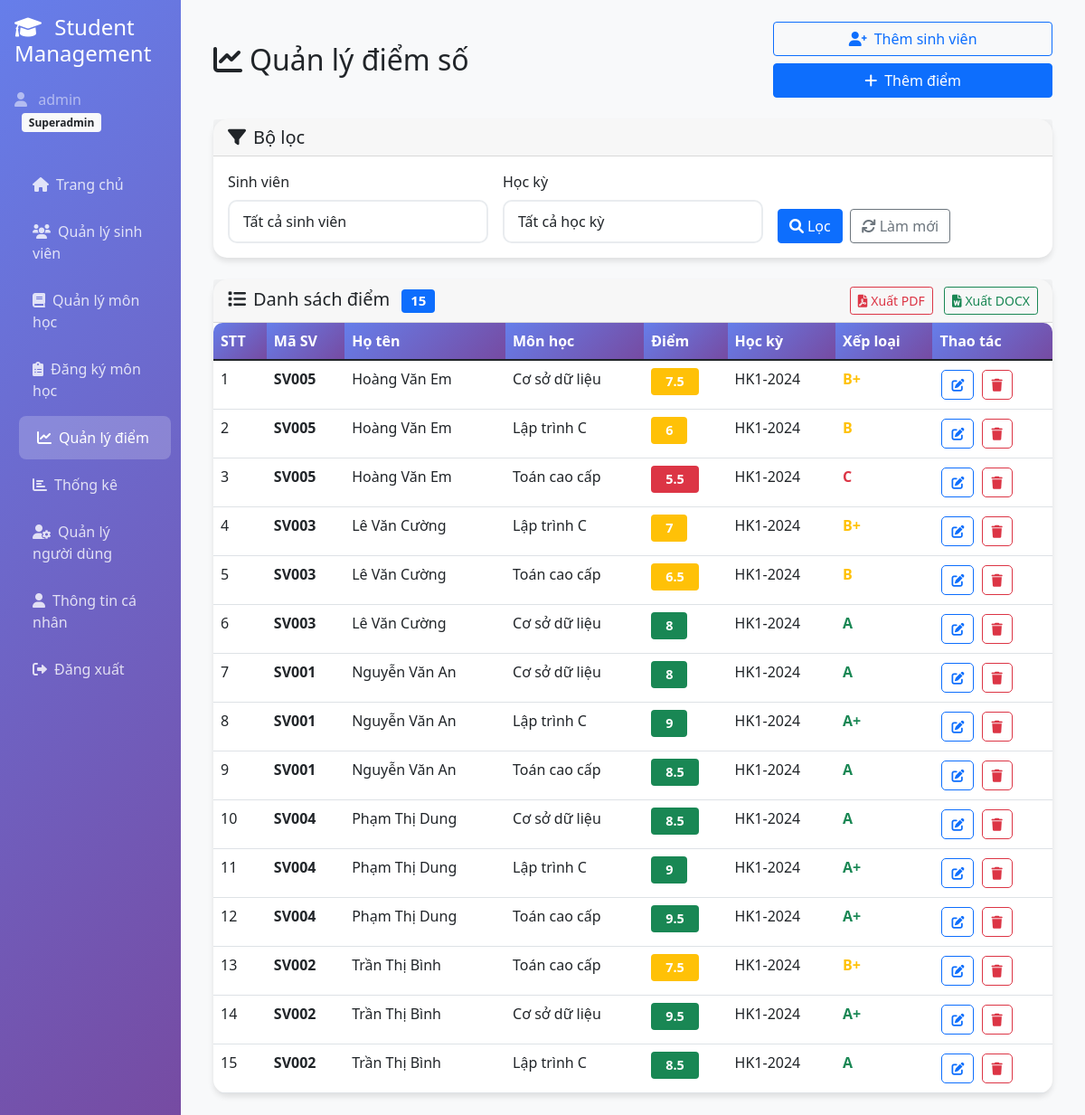
The app's page /scores/list.php?error=score_not_found (signed in), older data.
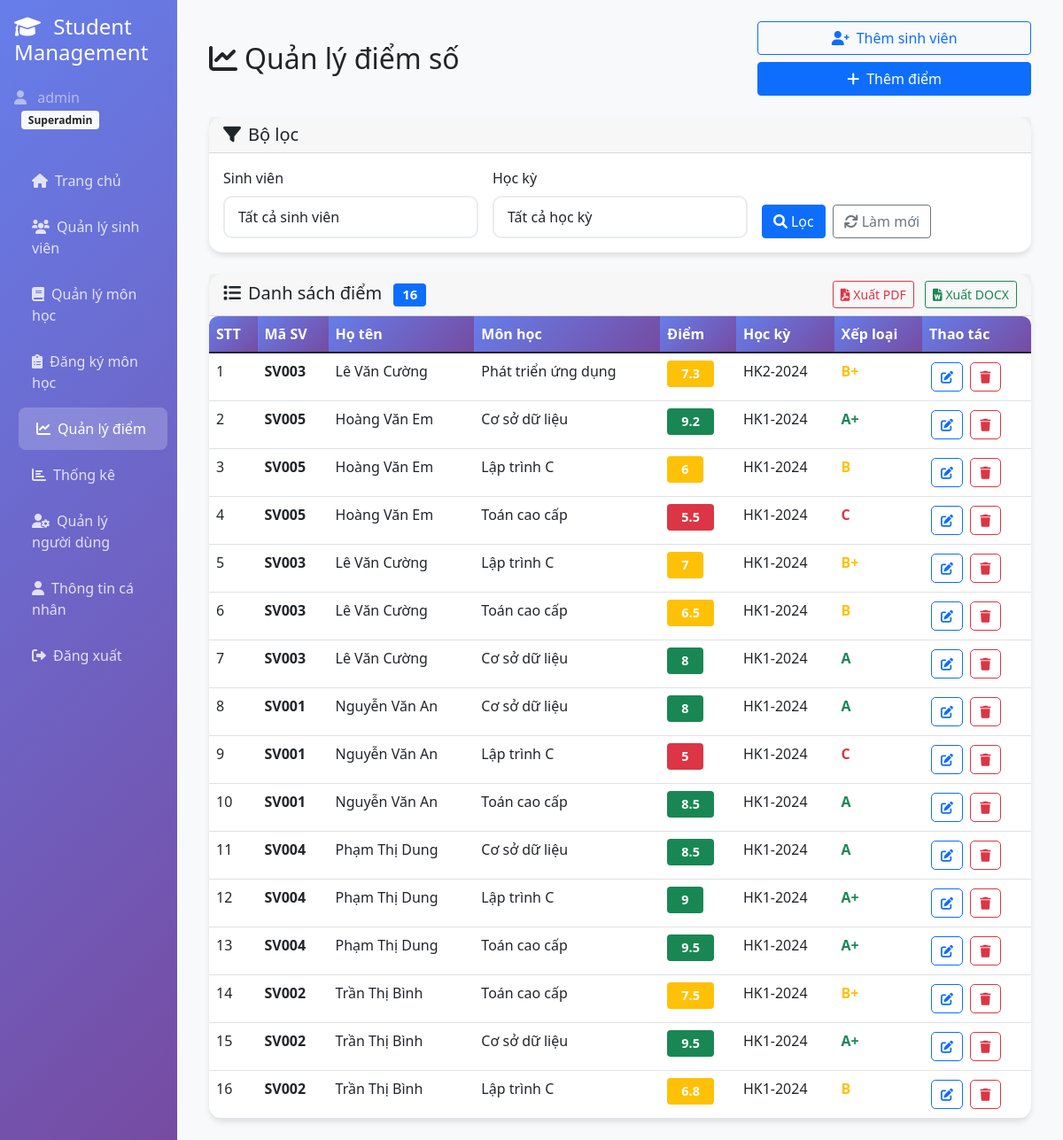
The same page, newer data.
### tables this page shows
CREATE TABLE IF NOT EXISTS `scores` (
  `id` int(11) NOT NULL AUTO_INCREMENT,
  `student_id` int(11) DEFAULT NULL,
  `subject` varchar(100) DEFAULT NULL,
  `score` float DEFAULT NULL,
  `semester` varchar(20) DEFAULT NULL,
  PRIMARY KEY (`id`),
  KEY `idx_scores_student_id` (`student_id`),
  KEY `idx_scores_semester` (`semester`)
);

CREATE TABLE IF NOT EXISTS `students` (
  `id` int(11) NOT NULL AUTO_INCREMENT,
  `msv` varchar(20) NOT NULL,
  `fullname` varchar(100) NOT NULL,
  `dob` date DEFAULT NULL,
  `gender` enum('male','female','other') DEFAULT NULL,
  `address` varchar(255) DEFAULT NULL,
  `phone` varchar(20) DEFAULT NULL,
  `email` varchar(100) DEFAULT NULL,
  `avatar` varchar(255) DEFAULT NULL,
  `created_at` timestamp NOT NULL DEFAULT current_timestamp(),
  PRIMARY KEY (`id`),
  UNIQUE KEY `msv` (`msv`),
  KEY `idx_students_msv` (`msv`),
  KEY `idx_students_email` (`email`)
);

### scoreController.php (called while the page is built, shortened)
<?php
require_once 'config/db.php';
require_once 'utils.php';
class ScoreController
{
    private $conn;
    public function __construct()
    {
        $database = new Database();
        $this->conn = $database->getConnection();
    }
    public function getAllScores($studentId = null, $semester = null)
    {
        $query = "SELECT s.*, st.fullname, st.msv,
                         COALESCE(sub.name, s.subject) as subject_name,
                         sub.code as subject_code
                  FROM scores s
                  LEFT JOIN students st ON s.student_id = st.id
                  LEFT JOIN subjects sub ON s.subject_id = sub.id";
        $params = [];
        $query .= " ORDER BY s.semester DESC, st.fullname";
        $stmt = $this->conn->prepare($query);
        $stmt->execute();
        return $stmt->fetchAll(PDO::FETCH_ASSOC);
    }
}

### config/db.php (called while the page is built, shortened)
<?php
class Database {
    private $host = 'localhost';
    private $db_name = 'student_management';
    private $username = 'root';
    private $password = '';
    public function getConnection() {
        $this->conn = null;
        try {
            $host = trim($this->host);
            $db_name = trim($this->db_name);
            $username = trim($this->username);
            $password = trim($this->password);
            $dsn = "mysql:host=" . $host . ";dbname=" . $db_name . ";charset=utf8mb4";
            $this->conn = new PDO($dsn, $username, $password);
            $this->conn->setAttribute(PDO::ATTR_ERRMODE, PDO::ERRMODE_EXCEPTION);
            $this->conn->setAttribute(PDO::ATTR_DEFAULT_FETCH_MODE, PDO::FETCH_ASSOC);
            $this->conn->exec("SET NAMES utf8mb4 COLLATE utf8mb4_unicode_ci");
        } catch(PDOException $exception) {
            $error_msg = "Lỗi kết nối CSDL: " . $exception->getMessage();
            if (strpos($exception->getMessage(), 'Access denied') !== false) {
                $error_msg .= "\n\n⚠️ LƯU Ý: Kiểm tra lại:\n";
                $error_msg .= "- Database name: '" . $this->db_name . "' (có thể có dấu cách thừa)\n";
                $error_msg .= "- Username: '" . $this->username . "'\n";
                $error_msg .= "- Host: '" . $this->host . "'\n";
                $error_msg .= "- Đảm bảo database đã được tạo trên hosting\n";
            }
            echo $error_msg;
        }
        return $this->conn;
    }
}
?>

### utils.php (called while the page is built, shortened)
<?php
function isLoggedIn()
{
    return isset($_SESSION['user_id']);
}
function getRolePermissions($role)
{
    $permissions = [
        'student' => [
            PERMISSION_VIEW_STUDENTS,
            PERMISSION_VIEW_SCORES
        ],
        'teacher' => [
            PERMISSION_VIEW_STUDENTS,
            PERMISSION_ADD_STUDENTS,
            PERMISSION_EDIT_STUDENTS,
            PERMISSION_VIEW_SCORES,
            PERMISSION_ADD_SCORES,
            PERMISSION_EDIT_SCORES,
            PERMISSION_VIEW_STATISTICS,
            PERMISSION_EXPORT_DATA,
            PERMISSION_VIEW_SUBJECTS,
            PERMISSION_VIEW_ENROLLMENTS,
            PERMISSION_ADD_ENROLLMENTS
        ],
        'admin' => [
            PERMISSION_VIEW_STUDENTS,
            PERMISSION_ADD_STUDENTS,
            PERMISSION_EDIT_STUDENTS,
            PERMISSION_DELETE_STUDENTS,
            PERMISSION_VIEW_SCORES,
            PERMISSION_ADD_SCORES,
            PERMISSION_EDIT_SCORES,
            PERMISSION_DELETE_SCORES,
            PERMISSION_VIEW_STATISTICS,
            PERMISSION_EXPORT_DATA,
            PERMISSION_VIEW_SUBJECTS,
            PERMISSION_ADD_SUBJECTS,
            PERMISSION_EDIT_SUBJECTS,
            PERMISSION_DELETE_SUBJECTS,
            PERMISSION_VIEW_ENROLLMENTS,
            PERMISSION_ADD_ENROLLMENTS,
            PERMISSION_DELETE_ENROLLMENTS
        ],
        'superadmin' => [
            PERMISSION_VIEW_STUDENTS,
            PERMISSION_ADD_STUDENTS,
            PERMISSION_EDIT_STUDENTS,
            PERMISSION_DELETE_STUDENTS,
            PERMISSION_VIEW_SCORES,
            PERMISSION_ADD_SCORES,
            PERMISSION_EDIT_SCORES,
            PERMISSION_DELETE_SCORES,
            PERMISSION_VIEW_STATISTICS,
            PERMISSION_MANAGE_USERS,
            PERMISSION_EXPORT_DATA,
            PERMISSION_VIEW_SUBJECTS,
            PERMISSION_ADD_SUBJECTS,
            PERMISSION_EDIT_SUBJECTS,
            PERMISSION_DELETE_SUBJECTS,
            PERMISSION_VIEW_ENROLLMENTS,
            PERMISSION_ADD_ENROLLMENTS,
            PERMISSION_DELETE_ENROLLMENTS
        ]
    ];
    return $permissions[$role] ?? [];
}
function hasPermission($permission)
{
    $userRole = $_SESSION['role'];
    $userPermissions = getRolePermissions($userRole);
    return in_array($permission, $userPermissions);
}

### scores/list.php (the view, shortened to what the changed rows need)
<?php
require_once '../utils.php';
require_once '../scoreController.php';
$scoreController = new ScoreController();
$studentId = $_GET['student_id'] ?? null;
$semester = $_GET['semester'] ?? '';
$scores = $scoreController->getAllScores($studentId, $semester);
?>
<!DOCTYPE html>
<html lang="vi">
<head>
    <link href="https://cdn.jsdelivr.net/npm/bootstrap@5.1.3/dist/css/bootstrap.min.css" rel="stylesheet">
    <link href="https://cdnjs.cloudflare.com/ajax/libs/font-awesome/6.0.0/css/all.min.css" rel="stylesheet">
</head>
<body>
    <div class="container-fluid">
        <div class="row">
            <div class="col-md-9 col-lg-10 main-content">
                <div class="p-4">
                    <div class="d-flex justify-content-between align-items-center flex-wrap gap-3 mb-4">
                        <div class="d-flex align-items-center gap-3">
                            <h2 class="mb-0"><i class="fas fa-chart-line me-2"></i>Quản lý điểm số</h2>
                        </div>
                    </div>
                    <div class="card">
                        <div class="card-header d-flex justify-content-between align-items-center">
                            <h5 class="mb-0">
                                <i class="fas fa-list me-2"></i>Danh sách điểm
                                <span class="badge bg-primary ms-2"><?php echo count($scores); ?></span>
                            </h5>
                        </div>
                        <div class="card-body p-0">
                            <div class="table-responsive">
                                <table class="table table-hover mb-0">
                                    <thead>
                                        <tr>
                                            <th>STT</th>
                                            <th>Mã SV</th>
                                            <th>Họ tên</th>
                                            <th>Môn học</th>
                                            <th>Điểm</th>
                                            <th>Học kỳ</th>
                                            <th>Xếp loại</th>
                                            <th>Thao tác</th>
                                        </tr>
                                    </thead>
                                    <tbody>
                                        <?php if (empty($scores)): ?>
                                            <tr>
                                                <td colspan="8" class="text-center py-5">
                                                    <div class="empty-state">
                                                        <i class="fas fa-chart-line fa-4x text-muted mb-3 d-block"></i>
                                                        <h5 class="text-muted mb-2">Chưa có điểm số nào</h5>
                                                        <p class="text-muted mb-3">Hãy thêm điểm cho sinh viên để bắt đầu quản lý!</p>
                                                        <?php if (hasPermission(PERMISSION_ADD_SCORES)): ?>
                                                            <a href="add.php" class="btn btn-primary">
                                                                <i class="fas fa-plus me-2"></i>Thêm điểm đầu tiên
                                                            </a>
                                                        <?php endif; ?>
                                                    </div>
                                                </td>
                                            </tr>
                                        <?php else: ?>
                                            <?php foreach ($scores as $index => $score): ?>
                                                <tr>
                                                    <td><?php echo $index + 1; ?></td>
                                                    <td>
                                                        <strong><?php echo htmlspecialchars($score['msv']); ?></strong>
                                                    </td>
                                                    <td><?php echo htmlspecialchars($score['fullname']); ?></td>
                                                    <td>
                                                        <?php
                                                        $subjectName = $score['subject_name'] ?? $score['subject'] ?? 'N/A';
                                                        $subjectCode = $score['subject_code'] ?? '';
                                                        if ($subjectCode) {
                                                            echo htmlspecialchars($subjectCode . ' - ' . $subjectName);
                                                        } else {
                                                            echo htmlspecialchars($subjectName);
                                                        }
                                                        ?>
                                                    </td>
                                                    <td>
                                                        <span class="badge <?php
                                                                            echo $score['score'] >= 8 ? 'bg-success' : ($score['score'] >= 6 ? 'bg-warning' : 'bg-danger');
                                                                            ?> score-badge">
                                                            <?php echo $score['score']; ?>
                                                        </span>
                                                    </td>
                                                    <td><?php echo htmlspecialchars($score['semester']); ?></td>
                                                    <td>
                                                        <?php
                                                        $grade = $score['score'] >= 9 ? 'A+' : ($score['score'] >= 8 ? 'A' : ($score['score'] >= 7 ? 'B+' : ($score['score'] >= 6 ? 'B' : ($score['score'] >= 5 ? 'C' : 'D'))));
                                                        $gradeClass = $score['score'] >= 8 ? 'text-success' : ($score['score'] >= 6 ? 'text-warning' : 'text-danger');
                                                        ?>
                                                        <span class="<?php echo $gradeClass; ?> fw-bold"><?php echo $grade; ?></span>
                                                    </td>
                                                    <td>
                                                        <?php if (hasPermission(PERMISSION_EDIT_SCORES)): ?>
                                                            <a href="edit.php?id=<?php echo $score['id']; ?>"
                                                                class="btn btn-sm btn-outline-primary btn-action" title="Sửa">
                                                                <i class="fas fa-edit"></i>
                                                            </a>
                                                        <?php endif; ?>
                                                        <?php if (hasPermission(PERMISSION_DELETE_SCORES)): ?>
                                                            <button onclick="deleteScore(<?php echo $score['id']; ?>)"
                                                                class="btn btn-sm btn-outline-danger btn-action" title="Xóa">
                                                                <i class="fas fa-trash"></i>
                                                            </button>
                                                        <?php endif; ?>
                                                    </td>
                                                </tr>
                                            <?php endforeach; ?>
                                        <?php endif; ?>
                                    </tbody>
                                </table>
                            </div>
                        </div>
                    </div>
                </div>
            </div>
        </div>
    </div>
</body>
</html>

Row changes from the older to the newer data that the page shows:
added scores: student.msv "SV003", student.fullname "Lê Văn Cường", subjectName "Phát triển ứng dụng", score "7.3", semester "HK2-2024", score "B+"
changed scores (number 2 of 16 on the later page): score "7.5" → "9.2"; score "B+" → "A+"
changed scores (number 9 of 16 on the later page): score "9" → "5"; score "A+" → "C"
changed scores (number 16 of 16 on the later page): score "8.5" → "6.8"; score "A" → "B"
Text that changed along with them:
count($scores): "15" → "16"
